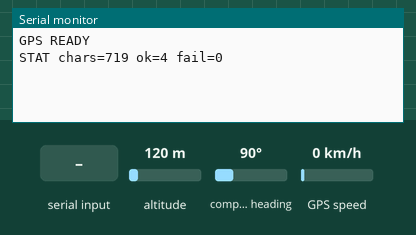
This sketch was run on a simulated Arduino Uno, built with avr-gcc and run on an emulated ATmega328P. Shown: the last lines printed to the serial monitor. The test bench sets the inputs (shaded band); at power-on: altitude 120 m, compass heading 90°, GPS speed 0 km/h. The GPS gets a fix after 3 s at 37.7749, -122.4194 with 8 satellites.

Above: at 1.2 s.
1.3 s: altitude set to 20 m
At 2.8 s:
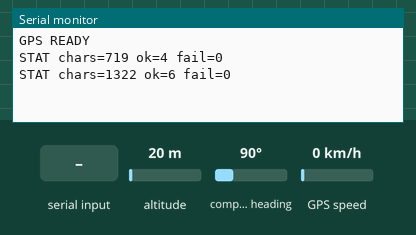
5.4 s: "1" received over Serial
At 6.6 s:
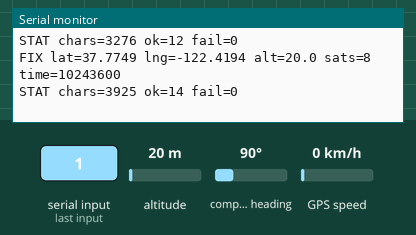
6.9 s: compass heading set to 7°
At 7.9 s:
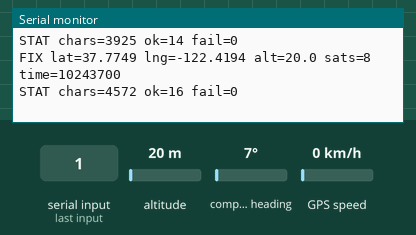
8.4 s: GPS speed set to 30 km/h
At 9.7 s:
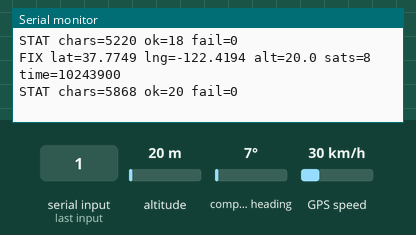
9.9 s: "0" received over Serial
At 10.9 s:
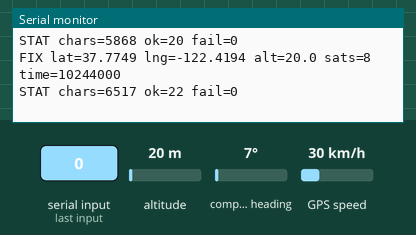

Measured:
- after the input at 1.3 s, the serial monitor: prints a new line after 0.72 s (image 1)
- after the input at 5.4 s, the serial monitor: prints a new line after 0.70 s (image 2)
- after the input at 6.9 s, the serial monitor: prints a new line after 0.20 s (image 3)
- after the input at 8.4 s, the serial monitor: prints a new line after 0.70 s (image 4)
- after the input at 9.9 s, the serial monitor: prints a new line after 0.20 s (image 5)

The sketch:

avr-gps-serial0.ino
```cpp
// The NEO-6M on the Uno hardware UART, the wiring of the TinyGPS++ examples
// that leave the prints on the same port: module TX -> D0 (RX). Rebuild with
// project/board-buses-2026-09/harness/compile-fixture.mjs --fqbn arduino:avr:uno
// --libs TinyGPSPlus.
#include <TinyGPS++.h>

TinyGPSPlus gps;

void setup() {
  Serial.begin(9600);  // the console and the module share USART0
  Serial.println("GPS READY");
}

void loop() {
  while (Serial.available()) gps.encode(Serial.read());
  if (gps.location.isUpdated()) {
    Serial.print("FIX lat=");
    Serial.print(gps.location.lat(), 4);
    Serial.print(" lng=");
    Serial.print(gps.location.lng(), 4);
    Serial.print(" alt=");
    Serial.print(gps.altitude.meters(), 1);
    Serial.print(" sats=");
    Serial.print(gps.satellites.value());
    Serial.print(" time=");
    Serial.println(gps.time.value());
  }
  // Once a second, what the parser has seen so far: a module on the wrong
  // pin shows up here as chars=0, a rate mismatch as fail>0.
  static unsigned long last = 0;
  if (millis() - last >= 1000) {
    last = millis();
    Serial.print("STAT chars=");
    Serial.print(gps.charsProcessed());
    Serial.print(" ok=");
    Serial.print(gps.passedChecksum());
    Serial.print(" fail=");
    Serial.println(gps.failedChecksum());
  }
}
```
